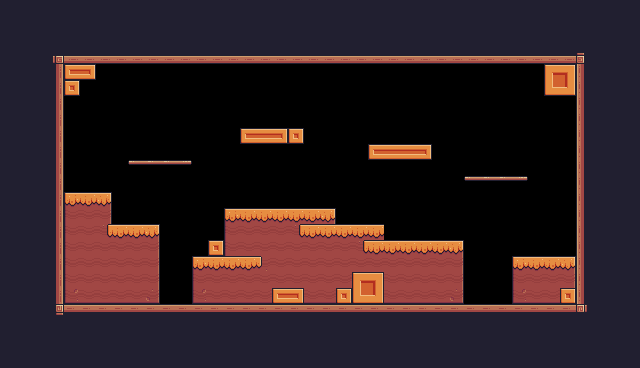

A 2D game scene composited from a Tiled map and its tileset images. What follows is a short description and the map's XML, with every tile layer's data as written:
An orthogonal 40x23 tile map with 16x16 px tiles, 1 tile layer (Background) and 35 objects (12x Fruit, 2x Traps, 2x Platform, Player, Checkpoint, ...).

<map version="1.10" tiledversion="1.11.0" orientation="orthogonal" renderorder="right-down" width="40" height="23" tilewidth="16" tileheight="16" infinite="0" nextlayerid="4" nextobjectid="47">
 <tileset firstgid="1" source="Pixel Adventure.tsx" />
 <layer id="1" name="Background" width="40" height="23">
  <data encoding="csv">
24,24,24,24,24,24,24,24,24,24,24,24,24,24,24,24,24,24,24,24,24,24,24,24,24,24,24,24,24,24,24,24,24,24,24,24,24,24,24,24,
24,24,24,24,24,24,24,24,24,24,24,24,24,24,24,24,24,24,24,24,24,24,24,24,24,24,24,24,24,24,24,24,24,24,24,24,24,24,24,24,
24,24,24,24,24,24,24,24,24,24,24,24,24,24,24,24,24,24,24,24,24,24,24,24,24,24,24,24,24,24,24,24,24,24,24,24,24,24,24,24,
24,24,24,92,134,134,134,134,134,134,134,134,134,134,134,134,134,134,134,134,134,134,134,134,134,134,134,134,134,134,134,134,134,134,134,134,93,24,24,24,
24,24,24,113,189,191,0,0,0,0,0,0,0,0,0,0,0,0,0,0,0,0,0,0,0,0,0,0,0,0,0,0,0,0,212,213,111,24,24,24,
24,24,24,113,211,81,0,0,0,0,0,81,81,81,81,81,81,81,81,81,81,81,0,0,0,0,0,0,0,0,0,0,0,81,234,235,111,24,24,24,
24,24,24,113,81,81,81,81,81,81,81,0,0,0,0,0,0,0,0,0,0,0,0,0,0,0,0,0,0,0,0,0,0,0,81,81,111,24,24,24,
24,24,24,113,0,0,0,0,0,0,0,0,0,0,0,0,0,0,0,0,0,0,0,0,0,0,0,0,0,0,0,0,0,0,0,0,111,24,24,24,
24,24,24,113,0,0,0,0,0,0,0,0,0,0,0,189,190,191,211,0,0,0,0,0,0,0,0,0,0,0,0,0,0,0,0,0,111,24,24,24,
24,24,24,113,0,0,0,0,0,0,0,0,0,0,0,0,0,0,0,0,0,0,0,189,190,190,191,0,0,0,0,0,0,0,0,0,111,24,24,24,
24,24,24,113,0,0,0,0,40,41,41,42,0,0,0,0,0,0,0,0,0,0,0,0,0,0,0,0,0,0,0,0,0,0,0,0,111,24,24,24,
24,24,24,113,0,0,0,0,0,0,0,0,0,0,0,0,0,0,0,0,0,0,0,0,0,0,0,0,0,40,41,41,42,0,0,0,111,24,24,24,
24,24,24,113,95,96,97,0,0,0,0,0,0,0,0,0,0,0,0,0,0,0,0,0,0,0,0,0,0,57,57,57,57,0,0,0,111,24,24,24,
24,24,24,113,117,118,119,0,0,0,0,0,0,0,95,96,96,96,96,96,97,0,0,0,0,0,0,0,0,0,0,0,0,0,0,0,111,24,24,24,
24,24,24,113,117,118,120,96,96,97,0,0,0,0,117,118,118,118,120,96,96,96,96,96,0,0,0,0,0,0,0,0,0,0,0,0,111,24,24,24,
24,24,24,113,117,118,118,118,118,119,0,0,0,211,117,118,118,118,118,118,118,118,120,96,96,96,96,96,97,0,0,0,0,0,0,0,111,24,24,24,
24,24,24,113,117,118,118,118,118,119,0,0,95,96,96,96,121,118,118,118,118,118,118,118,118,118,118,118,119,0,0,0,95,96,96,97,111,24,24,24,
24,24,24,113,117,118,118,118,118,119,0,0,117,118,118,118,118,118,118,118,118,118,212,213,118,118,118,118,119,0,0,0,117,118,118,119,111,24,24,24,
24,24,24,113,139,140,140,140,140,141,0,0,139,140,140,140,140,189,191,140,140,211,234,235,140,140,140,140,141,0,0,0,139,140,140,211,111,24,24,24,
24,24,24,114,90,90,90,90,90,90,90,90,90,90,90,90,90,90,90,90,90,90,90,90,90,90,90,90,90,90,90,90,90,90,90,90,115,24,24,24,
24,24,24,24,24,24,24,24,24,24,24,24,24,24,24,24,24,24,24,24,24,24,24,24,24,24,24,24,24,24,24,24,24,24,24,24,24,24,24,24,
24,24,24,24,24,24,24,24,24,24,24,24,24,24,24,24,24,24,24,24,24,24,24,24,24,24,24,24,24,24,24,24,24,24,24,24,24,24,24,24,
24,24,24,24,24,24,24,24,24,24,24,24,24,24,24,24,24,24,24,24,24,24,24,24,24,24,24,24,24,24,24,24,24,24,24,24,24,24,24,24
</data>
 </layer>
 <objectgroup id="2" name="Spawnpoints">
  <object id="24" name="Player" type="Player" x="74" y="144.5" width="32" height="32" />
  <object id="25" name="Checkpoint" type="Checkpoint" x="512" y="192" width="64" height="64" />
  <object id="26" name="Cherries" type="Fruit" x="128" y="128" width="32" height="32" />
  <object id="27" name="Cherries" type="Fruit" x="160" y="128" width="32" height="32" />
  <object id="28" name="Cherries" type="Fruit" x="144" y="96" width="32" height="32" />
  <object id="29" name="Orange" type="Fruit" x="240" y="96" width="32" height="32" />
  <object id="30" name="Orange" type="Fruit" x="272" y="96" width="32" height="32" />
  <object id="31" name="Orange" type="Fruit" x="368" y="112" width="32" height="32" />
  <object id="32" name="Cherries" type="Fruit" x="400" y="112" width="32" height="32" />
  <object id="33" name="Cherries" type="Fruit" x="384" y="80" width="32" height="32" />
  <object id="34" name="Cherries" type="Fruit" x="464" y="144" width="32" height="32" />
  <object id="35" name="Cherries" type="Fruit" x="496" y="144" width="32" height="32" />
  <object id="36" name="Orange" type="Fruit" x="464" y="112" width="32" height="32" />
  <object id="37" name="Orange" type="Fruit" x="496" y="112" width="32" height="32" />
  <object id="38" name="Saw" type="Saw" x="317" y="80" width="38" height="38">
   <properties>
    <property name="isVertical" type="bool" value="true" />
    <property name="offNeg" type="float" value="0" />
    <property name="offPos" type="float" value="64" />
   </properties>
  </object>
  <object id="39" name="Spikes" type="Traps" x="160" y="288" width="32" height="16">
   <properties>
    <property name="count" type="int" value="2" />
    <property name="facing" value="up" />
   </properties>
  </object>
  <object id="46" name="Spikes" type="Traps" x="464" y="288" width="48" height="16">
   <properties>
    <property name="count" type="int" value="3" />
    <property name="facing" value="up" />
   </properties>
  </object>
 </objectgroup>
 <objectgroup id="3" name="Collisions">
  <object id="1" x="48" y="48" width="16" height="272" />
  <object id="4" x="48" y="304" width="544" height="16" />
  <object id="7" x="64" y="192.167" width="47.5" height="112" />
  <object id="8" x="112" y="224" width="48" height="80" />
  <object id="9" type="Platform" x="128.5" y="160" width="62.6667" height="8" />
  <object id="10" x="240" y="128" width="64" height="16" />
  <object id="12" x="368.167" y="144" width="64" height="16" />
  <object id="13" type="Platform" x="463.5" y="176" width="64" height="8" />
  <object id="14" x="64.1667" y="64" width="31.8333" height="16.5" />
  <object id="15" x="64" y="80" width="16" height="16" />
  <object id="22" x="512" y="256" width="64" height="48" />
  <object id="23" x="544" y="64" width="32" height="32" />
  <object id="40" x="192" y="256" width="272" height="48" />
  <object id="41" x="208" y="240" width="256" height="16" />
  <object id="42" x="224" y="208" width="112" height="32" />
  <object id="43" x="336" y="224" width="48" height="16" />
  <object id="44" x="48" y="48" width="544" height="16" />
  <object id="45" x="576" y="48" width="16" height="272" />
 </objectgroup>
</map>
